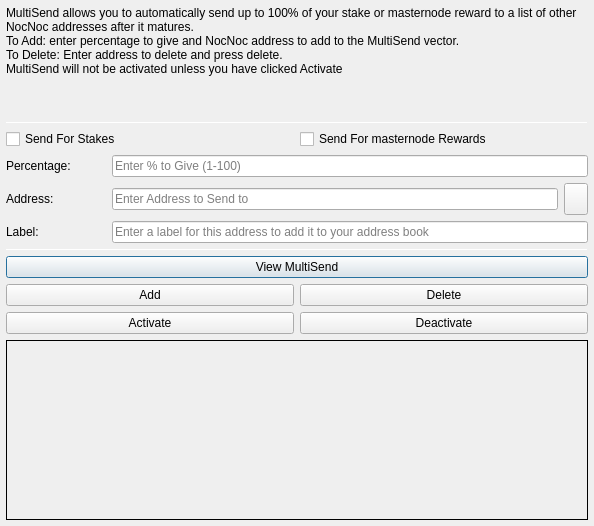
<?xml version="1.0" encoding="UTF-8"?>
<ui version="4.0">
 <class>MultiSendDialog</class>
 <widget class="QDialog" name="MultiSendDialog">
  <property name="windowModality">
   <enum>Qt::NonModal</enum>
  </property>
  <property name="geometry">
   <rect>
    <x>0</x>
    <y>0</y>
    <width>594</width>
    <height>526</height>
   </rect>
  </property>
  <property name="windowTitle">
   <string>MultiSend</string>
  </property>
  <layout class="QVBoxLayout" name="verticalLayout" stretch="0">
   <property name="leftMargin">
    <number>6</number>
   </property>
   <property name="topMargin">
    <number>6</number>
   </property>
   <property name="rightMargin">
    <number>6</number>
   </property>
   <property name="bottomMargin">
    <number>6</number>
   </property>
   <item>
    <layout class="QVBoxLayout" name="verticalLayout_Main" stretch="1,1,1,0,1,1,1">
     <item>
      <widget class="QLabel" name="label_2">
       <property name="lineWidth">
        <number>1</number>
       </property>
       <property name="text">
        <string>MultiSend allows you to automatically send up to 100% of your stake or masternode reward to a list of other NocNoc addresses after it matures.
To Add: enter percentage to give and NocNoc address to add to the MultiSend vector.
To Delete: Enter address to delete and press delete.
MultiSend will not be activated unless you have clicked Activate</string>
       </property>
       <property name="alignment">
        <set>Qt::AlignLeading|Qt::AlignLeft|Qt::AlignTop</set>
       </property>
       <property name="wordWrap">
        <bool>true</bool>
       </property>
      </widget>
     </item>
     <item>
      <widget class="Line" name="line">
       <property name="minimumSize">
        <size>
         <width>0</width>
         <height>1</height>
        </size>
       </property>
       <property name="maximumSize">
        <size>
         <width>16777215</width>
         <height>1</height>
        </size>
       </property>
       <property name="orientation">
        <enum>Qt::Horizontal</enum>
       </property>
      </widget>
     </item>
     <item>
      <layout class="QVBoxLayout" name="verticalLayout_Settings">
       <item>
        <layout class="QHBoxLayout" name="horizontalLayout">
         <item>
          <widget class="QCheckBox" name="multiSendStakeCheckBox">
           <property name="text">
            <string>Send For Stakes</string>
           </property>
          </widget>
         </item>
         <item>
          <widget class="QCheckBox" name="multiSendMasternodeCheckBox">
           <property name="text">
            <string>Send For masternode Rewards</string>
           </property>
          </widget>
         </item>
        </layout>
       </item>
       <item>
        <layout class="QHBoxLayout" name="horizontalLayout_6">
         <item>
          <widget class="QLabel" name="label">
           <property name="minimumSize">
            <size>
             <width>100</width>
             <height>0</height>
            </size>
           </property>
           <property name="toolTip">
            <string>Percentage of stake to send</string>
           </property>
           <property name="text">
            <string>Percentage:</string>
           </property>
          </widget>
         </item>
         <item>
          <widget class="QLineEdit" name="multiSendPercentEdit">
           <property name="toolTip">
            <string>Enter whole numbers 1 - 100</string>
           </property>
           <property name="placeholderText">
            <string>Enter % to Give (1-100)</string>
           </property>
          </widget>
         </item>
        </layout>
       </item>
       <item>
        <layout class="QHBoxLayout" name="horizontalLayout_7">
         <item>
          <widget class="QLabel" name="label_5">
           <property name="minimumSize">
            <size>
             <width>100</width>
             <height>0</height>
            </size>
           </property>
           <property name="toolTip">
            <string>Address to send portion of stake to</string>
           </property>
           <property name="text">
            <string>Address:</string>
           </property>
          </widget>
         </item>
         <item>
          <widget class="QLineEdit" name="multiSendAddressEdit">
           <property name="toolTip">
            <string/>
           </property>
           <property name="placeholderText">
            <string>Enter Address to Send to</string>
           </property>
          </widget>
         </item>
         <item>
          <widget class="QToolButton" name="addressBookButton">
           <property name="maximumSize">
            <size>
             <width>16777215</width>
             <height>32</height>
            </size>
           </property>
           <property name="toolTip">
            <string>Choose an address from the address book</string>
           </property>
           <property name="text">
            <string/>
           </property>
           <property name="icon">
            <iconset resource="../nocnoc.qrc">
             <normaloff>:/icons/address-book</normaloff>:/icons/address-book</iconset>
           </property>
           <property name="shortcut">
            <string>Alt+A</string>
           </property>
          </widget>
         </item>
        </layout>
       </item>
      </layout>
     </item>
     <item>
      <layout class="QHBoxLayout" name="horizontalLayout_3">
       <item>
        <widget class="QLabel" name="label_3">
         <property name="minimumSize">
          <size>
           <width>100</width>
           <height>0</height>
          </size>
         </property>
         <property name="text">
          <string>Label:</string>
         </property>
        </widget>
       </item>
       <item>
        <widget class="QLineEdit" name="labelAddressLabelEdit">
         <property name="placeholderText">
          <string>Enter a label for this address to add it to your address book</string>
         </property>
        </widget>
       </item>
      </layout>
     </item>
     <item>
      <widget class="Line" name="line_2">
       <property name="minimumSize">
        <size>
         <width>0</width>
         <height>1</height>
        </size>
       </property>
       <property name="maximumSize">
        <size>
         <width>16777215</width>
         <height>1</height>
        </size>
       </property>
       <property name="orientation">
        <enum>Qt::Horizontal</enum>
       </property>
      </widget>
     </item>
     <item>
      <layout class="QVBoxLayout" name="verticalLayout_Buttons">
       <item>
        <layout class="QHBoxLayout" name="horizontalLayout_4">
         <item>
          <widget class="QPushButton" name="viewButton">
           <property name="toolTip">
            <string/>
           </property>
           <property name="statusTip">
            <string>View MultiSend Vector</string>
           </property>
           <property name="text">
            <string>View MultiSend</string>
           </property>
          </widget>
         </item>
        </layout>
       </item>
       <item>
        <layout class="QHBoxLayout" name="horizontalLayout_2">
         <item>
          <widget class="QPushButton" name="addButton">
           <property name="toolTip">
            <string/>
           </property>
           <property name="statusTip">
            <string>Add to MultiSend Vector</string>
           </property>
           <property name="text">
            <string>Add</string>
           </property>
          </widget>
         </item>
         <item>
          <widget class="QPushButton" name="deleteButton">
           <property name="toolTip">
            <string/>
           </property>
           <property name="statusTip">
            <string>Delete Address From MultiSend Vector</string>
           </property>
           <property name="text">
            <string>Delete</string>
           </property>
          </widget>
         </item>
        </layout>
       </item>
       <item>
        <layout class="QHBoxLayout" name="horizontalLayout_5">
         <item>
          <widget class="QPushButton" name="activateButton">
           <property name="statusTip">
            <string>Activate MultiSend</string>
           </property>
           <property name="text">
            <string>Activate</string>
           </property>
          </widget>
         </item>
         <item>
          <widget class="QPushButton" name="disableButton">
           <property name="statusTip">
            <string>Deactivate MultiSend</string>
           </property>
           <property name="text">
            <string>Deactivate</string>
           </property>
          </widget>
         </item>
        </layout>
       </item>
      </layout>
     </item>
     <item>
      <widget class="QLabel" name="message">
       <property name="minimumSize">
        <size>
         <width>0</width>
         <height>180</height>
        </size>
       </property>
       <property name="frameShape">
        <enum>QFrame::Panel</enum>
       </property>
       <property name="frameShadow">
        <enum>QFrame::Plain</enum>
       </property>
       <property name="lineWidth">
        <number>1</number>
       </property>
       <property name="midLineWidth">
        <number>1</number>
       </property>
       <property name="text">
        <string/>
       </property>
       <property name="alignment">
        <set>Qt::AlignLeading|Qt::AlignLeft|Qt::AlignTop</set>
       </property>
       <property name="wordWrap">
        <bool>true</bool>
       </property>
      </widget>
     </item>
    </layout>
   </item>
  </layout>
 </widget>
 <resources>
  <include location="../nocnoc.qrc"/>
 </resources>
 <connections/>
</ui>
